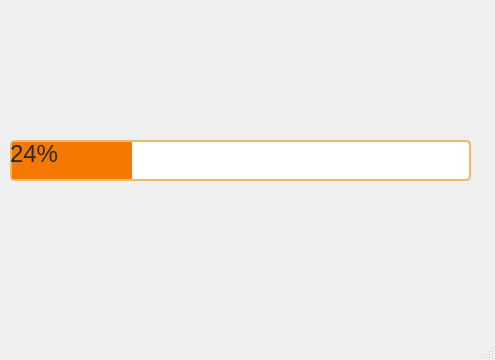
<?xml version="1.0" encoding="UTF-8"?>
<ui version="4.0">
 <class>Cargador</class>
 <widget class="QMainWindow" name="Cargador">
  <property name="geometry">
   <rect>
    <x>0</x>
    <y>0</y>
    <width>495</width>
    <height>360</height>
   </rect>
  </property>
  <property name="windowTitle">
   <string>MainWindow</string>
  </property>
  <widget class="QWidget" name="centralwidget">
   <property name="styleSheet">
    <string notr="true">#centralwidget{

image: url(:/fondo1.png);}</string>
   </property>
   <widget class="QProgressBar" name="progressBar">
    <property name="geometry">
     <rect>
      <x>10</x>
      <y>140</y>
      <width>461</width>
      <height>41</height>
     </rect>
    </property>
    <property name="styleSheet">
     <string notr="true">QProgressBar {

     border: 2px solid rgb(233, 185, 110);
     border-radius: 5px;
     background-color: white;
font-size: 24px;color: rgb(40,40,40);
 }

 QProgressBar::chunk {
  
	background-color: rgb(245, 121, 0);
     width: 20px;
 }</string>
    </property>
    <property name="value">
     <number>24</number>
    </property>
   </widget>
  </widget>
  <widget class="QMenuBar" name="menubar">
   <property name="geometry">
    <rect>
     <x>0</x>
     <y>0</y>
     <width>495</width>
     <height>22</height>
    </rect>
   </property>
  </widget>
  <widget class="QStatusBar" name="statusbar"/>
 </widget>
 <resources/>
 <connections/>
</ui>
